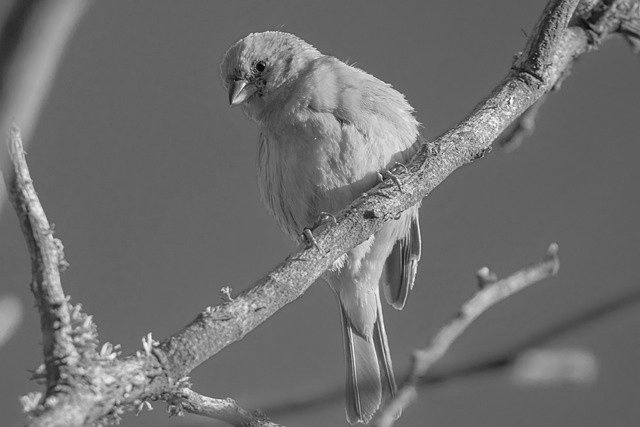
#> input picture filtering/src/bird_clean.jpg, 640 x 427 px
$ jupyter execute filtering.ipynb   (shell and % lines are left out)
#> lines starting #> are read from the running program, lines starting #| are printed output that depends on the picture
### filtering/filter.py
import cv2
import numpy as np
import matplotlib.pyplot as plt


# [17 lines left out: function apply_laplacian_filter, not called in this run]


'''
[args]:
image: color image(H,W,C), uint8 type
kernel_size: size of kernel. asymmetric padding if even number.
sigma: blurring hyperparameter.
A larger sigma results in a smoother, more diffused blur.

'''
#1d kernel
def apply_gaussian_filter_separable(image, kernel_size, sigma):
    H, W, C = image.shape

    # 1D Gaussian 커널
    scope = np.linspace(-(kernel_size-1)/2, (kernel_size-1)/2, kernel_size)
    kernel = np.exp(-(scope ** 2) / (2 * sigma ** 2))
    kernel /= np.sum(kernel)

    # 패딩
    pad1 = kernel_size // 2
    pad2 = kernel_size - pad1 - 1
    padded_image = np.pad(image, ((pad1, pad2), (pad1, pad2), (0, 0)), mode='constant')

    output = np.zeros_like(image, dtype=np.float32)

    for c in range(C):
        input_channel = padded_image[:, :, c].astype(np.float32)

        # 수평 방향
        intermediate = np.zeros((H + pad1 + pad2, W + pad1 + pad2), dtype=np.float32)
        for x in range(kernel_size):
            intermediate[pad1:H + pad1, pad1:W + pad1] += input_channel[pad1:H + pad1, x:W + x] * kernel[x]

        # 수직 방향
        for y in range(kernel_size):
            output[:, :, c] += intermediate[y:H + y, pad1:W + pad1] * kernel[y]

    return output.astype(np.uint8)

#2d kernel. 커널의 원소를 이미지의 슬라이싱에 곱해주며 더하는 방식.
def apply_gaussian_filter_2D(image, kernel_size, sigma):
    H, W, C = image.shape
    scope = np.linspace(-(kernel_size-1)/2, (kernel_size-1)/2, kernel_size)
    xx, yy = np.meshgrid(scope,scope)
    kernel = (1/(2 * np.pi * sigma ** 2)) * np.exp(-(xx**2 + yy**2) / (2 * sigma**2))

    kernel /= np.sum(kernel)    # Normalization for the kernel.

    #asymmetric padding for even number.
    pad1 = kernel_size // 2
    pad2 = kernel_size - pad1 - 1
    padded_image = np.pad(
        image,
        pad_width=((pad1, pad2), (pad1, pad2), (0, 0)),
        mode='constant',
        constant_values=0
    ) #zero padding to maintain the image size
    output = np.zeros_like(image, dtype=np.float64)

    for c in range(C):
        for x in range(kernel_size):
            for y in range(kernel_size):
                region = padded_image[y:y+H, x:x+W,c]
                output[:, :, c] += region * kernel[y][x]

    return output.astype(np.uint8)

#2d kernel not vectorized
# [56 lines left out: functions apply_gaussian_filter_original, apply_laplacian_of_gaussian_filter, not called in this run]

### filtering/filtering.ipynb
[cell 1]

%cd computer_vision/filtering

[Gaussian 필터 성능 비교]

- 이미지에 가우시안 블러를 적용하는 두 가지 방법 비교.
  1. 1D 분리형 필터
  2. 2D 전체 커널 필터

- 대상 이미지: 새, 여우, 눈사람
- 커널 크기: 13x13, 시그마: 2.0

📌 결과:
- 분리형 필터가 O(k), 2D 필터가 O(k^2)로 훨씬 빠른 성능을 보임.

[cell 2]
import cv2
import numpy as np
import matplotlib.pyplot as plt
from sklearn.linear_model import LinearRegression
import time
from filter import apply_gaussian_filter_separable


image1 = cv2.imread('src/bird_clean.jpg')
#> image1 is the input picture: shape (427, 640, 3); min 0, max 255, mean 110.5
image2 = cv2.imread('src/fox_clean.jpg')
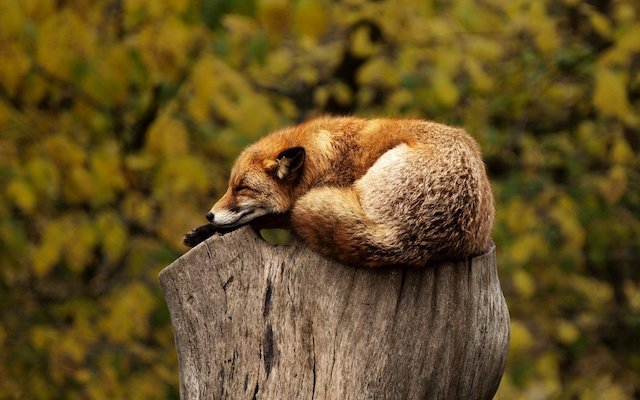
#> input picture filtering/src/fox_clean.jpg, 640 x 400 px
#> image2 is the input picture: shape (400, 640, 3); mean B, G, R 35.7, 81.2, 102.2
image3 = cv2.imread('src/snowman_clean.jpg')
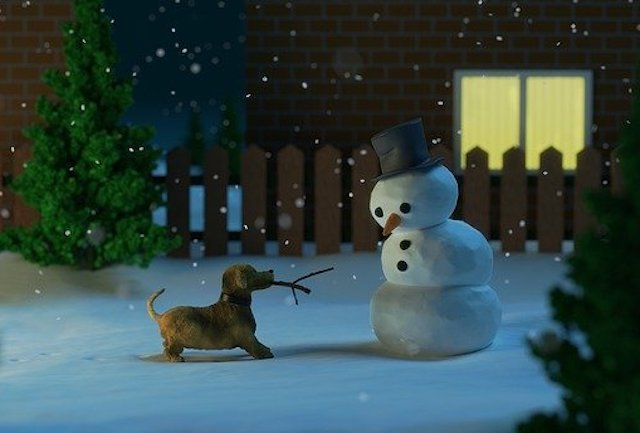
#> input picture filtering/src/snowman_clean.jpg, 640 x 433 px
#> image3 is the input picture: shape (433, 640, 3); mean B, G, R 71.2, 73.2, 52.3

image1 = cv2.cvtColor(image1, cv2.COLOR_BGR2RGB)
image2 = cv2.cvtColor(image2, cv2.COLOR_BGR2RGB)
image3 = cv2.cvtColor(image3, cv2.COLOR_BGR2RGB)

images = [image1, image2, image3]
names = ['Bird', 'Fox', 'Snowman']
filtered_images = []
times = []

kernel_size = 13
sigma = 2.0

'''
분리형 가우시안 커널 적용 전, 후 이미지 + 적용 시간
'''
for idx, img in enumerate(images):
    start = time.time()
    result = apply_gaussian_filter_separable(img, kernel_size, sigma)
    elapsed = time.time() - start
    filtered_images.append(result)
    times.append(elapsed)
#> this loop made 3 passes
#> H in apply_gaussian_filter_separable on passes 1 to 3: 427, 400, 433
#> pass 1, `result = apply_gaussian_filter_separable(img, kernel_size, sigma)`:
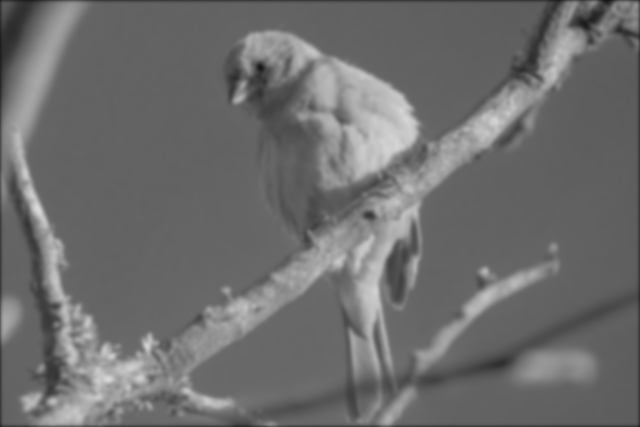
#> result: shape (427, 640, 3); min 22, max 218, mean 109.4
#> pass 2, `result = apply_gaussian_filter_separable(img, kernel_size, sigma)`:
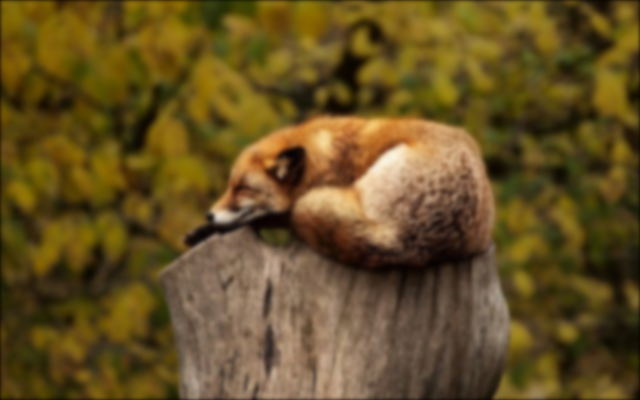
#> result: shape (400, 640, 3); mean R, G, B 101.1, 80.2, 35.1
#> after the loop, filtered_images = 3 items; times = [0.0583, 0.115, 0.0335]

plt.figure(figsize=(15, 9))

for i in range(3):
    # Original
    plt.subplot(3, 2, 2*i + 1)
    plt.imshow(images[i])
    plt.title(f"{names[i]} - Original")
    plt.axis('off')

    # Filtered
    plt.subplot(3, 2, 2*i + 2)
    plt.imshow(filtered_images[i])
    plt.title(f"{names[i]} - Gaussian Filtered ({times[i]:.4f}s)")
    plt.axis('off')
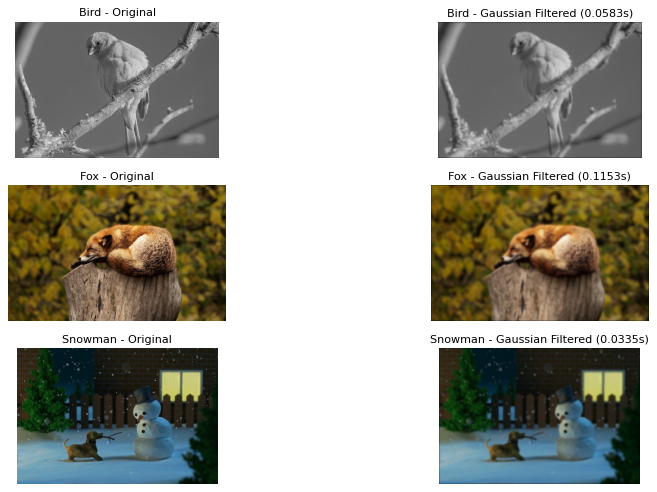
#> figure drawn by matplotlib, 6 panels

[cell 3]
import cv2
import numpy as np
import matplotlib.pyplot as plt
import time
from filter import apply_gaussian_filter_2D


image1 = cv2.imread('src/bird_clean.jpg')
image2 = cv2.imread('src/fox_clean.jpg')
image3 = cv2.imread('src/snowman_clean.jpg')

image1 = cv2.cvtColor(image1, cv2.COLOR_BGR2RGB)
image2 = cv2.cvtColor(image2, cv2.COLOR_BGR2RGB)
image3 = cv2.cvtColor(image3, cv2.COLOR_BGR2RGB)

images = [image1, image2, image3]
names = ['Bird', 'Fox', 'Snowman']
filtered_images = []
times = []

kernel_size = 13
sigma = 2.0

for idx, img in enumerate(images):
    start = time.time()
    result = apply_gaussian_filter_2D(img, kernel_size, sigma)
    elapsed = time.time() - start
    filtered_images.append(result)
    times.append(elapsed)
#> this loop made 3 passes
#> pass 3, in apply_gaussian_filter_2D (call 3), `padded_image = np.pad( image, pad_width=((pad1, pad2), (pad1, pad2), (..`:
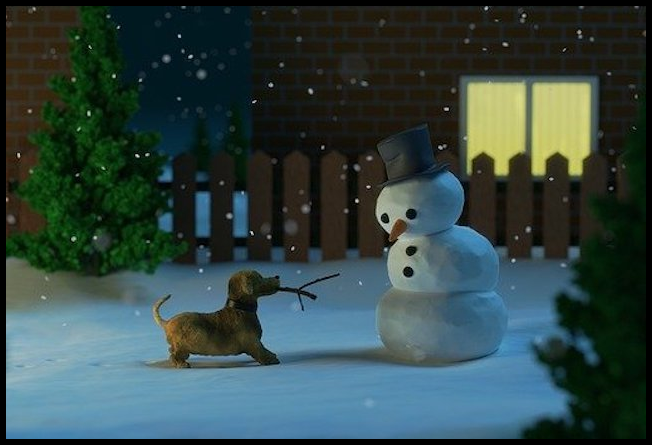
#> padded_image: shape (445, 652, 3); mean R, G, B 50, 69.9, 68
#> after the loop, times = [0.365, 0.373, 0.435]


plt.figure(figsize=(15, 9))

for i in range(3):
    # Original
    plt.subplot(3, 2, 2*i + 1)
    plt.imshow(images[i])
    plt.title(f"{names[i]} - Original")
    plt.axis('off')

    # Filtered
    plt.subplot(3, 2, 2*i + 2)
    plt.imshow(filtered_images[i])
    plt.title(f"{names[i]} - Gaussian Filtered ({times[i]:.4f}s)")
    plt.axis('off')

plt.tight_layout()
plt.show()

[cell 4]
import numpy as np
import matplotlib.pyplot as plt
import time

kernel_sizes = list(range(3,25,4))
times_2D = []
times_sep = []

# 2D 필터 시간 측정
for k in kernel_sizes:
    start = time.time()
    _ = apply_gaussian_filter_2D(image1, k, sigma)
    times_2D.append(time.time() - start)
#> this loop made 6 passes
#> pass 1, in apply_gaussian_filter_2D (call 4), `padded_image = np.pad( image, pad_width=((pad1, pad2), (pad1, pad2), (..`:
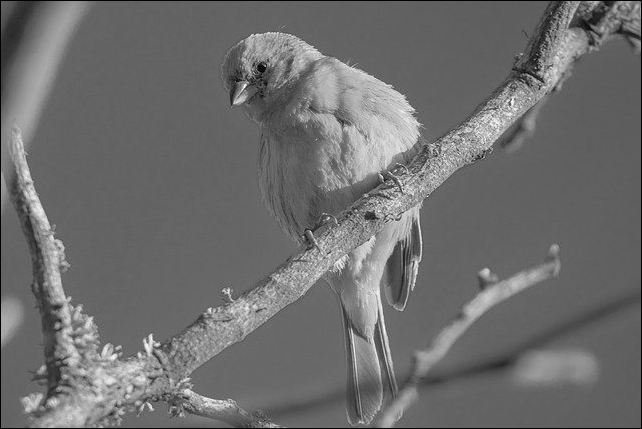
#> padded_image: shape (429, 642, 3); min 0, max 255, mean 109.7
#> pass 2, in apply_gaussian_filter_2D (call 5), `padded_image = np.pad( image, pad_width=((pad1, pad2), (pad1, pad2), (..`:
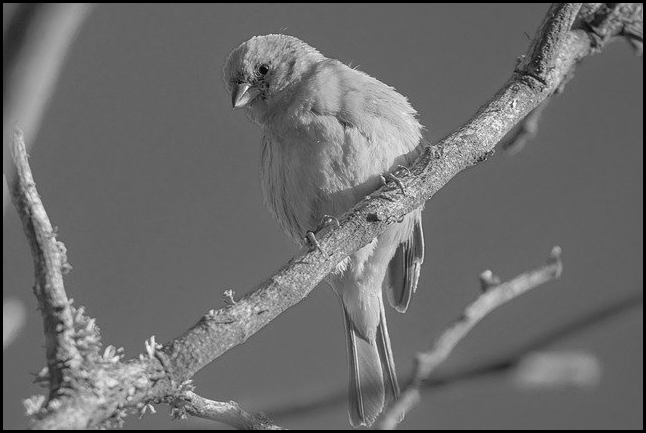
#> padded_image: shape (433, 646, 3); min 0, max 255, mean 108
#> pass 3, in apply_gaussian_filter_2D (call 6), `padded_image = np.pad( image, pad_width=((pad1, pad2), (pad1, pad2), (..`:
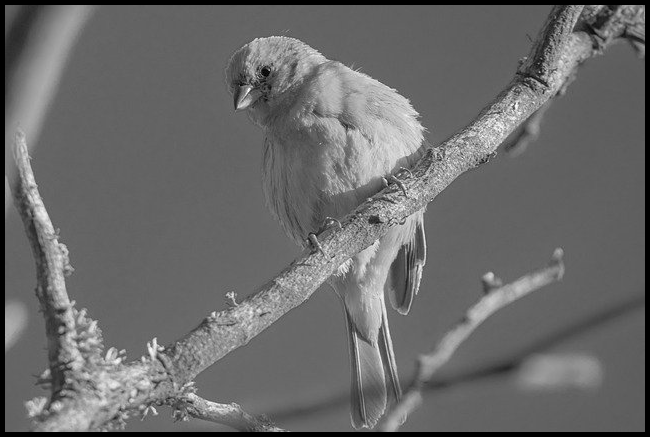
#> padded_image: shape (437, 650, 3); min 0, max 255, mean 106.3
#> after the loop, times_2D = [0.0459, 0.144, 0.25, 0.468, 0.736, 1.15]

# Separable 필터 시간 측정
for k in kernel_sizes:
    start = time.time()
    _ = apply_gaussian_filter_separable(image1, k, sigma)
    times_sep.append(time.time() - start)
#> after the loop, times_sep = [0.00783, 0.0153, 0.0235, 0.0328, 0.0403, 0.0479]

# 그래프 출력
plt.figure(figsize=(10, 6))
plt.plot(kernel_sizes, times_2D, 'o-', label='2D Gaussian Filter (O(k²))', linewidth=2)
plt.plot(kernel_sizes, times_sep, 's--', label='Separable Filter (O(k))', linewidth=2)

plt.xlabel('Kernel Size')
plt.ylabel('Elapsed Time (seconds)')
plt.title('2D vs Separable Gaussian Filter Time Comparison')
plt.legend()
plt.grid(True)
plt.tight_layout()
plt.show()
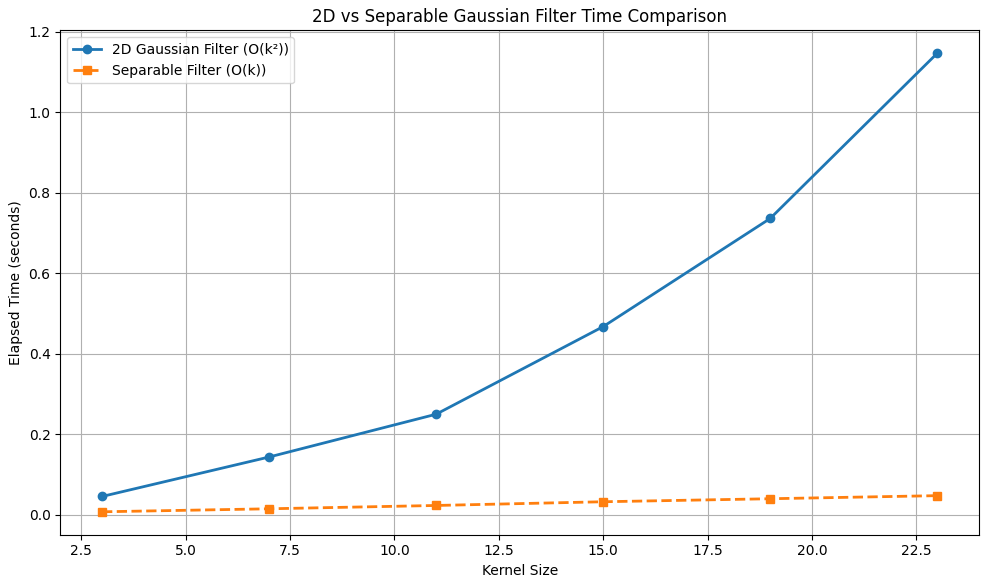
#> figure drawn by matplotlib, 1 panel
